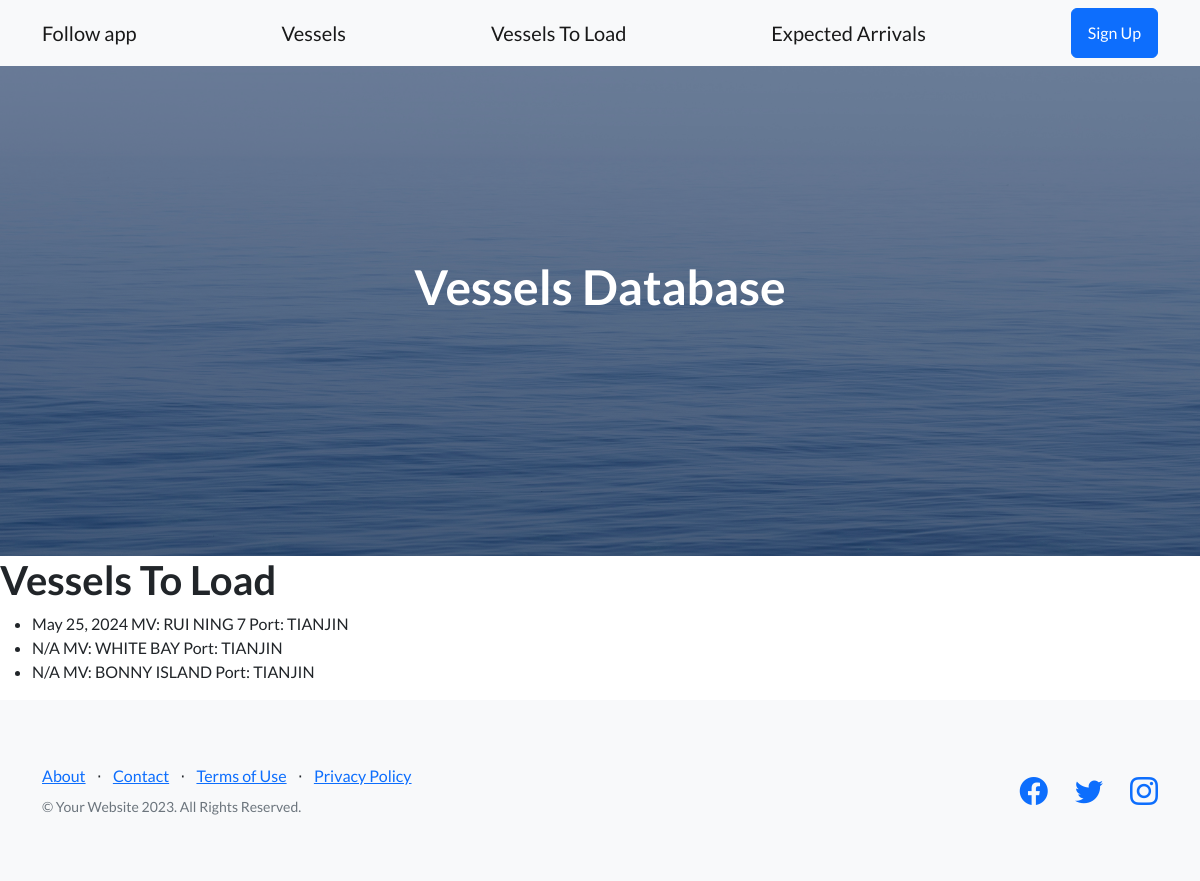
Page /vessel/vessels-to-load/ on the earlier database version.
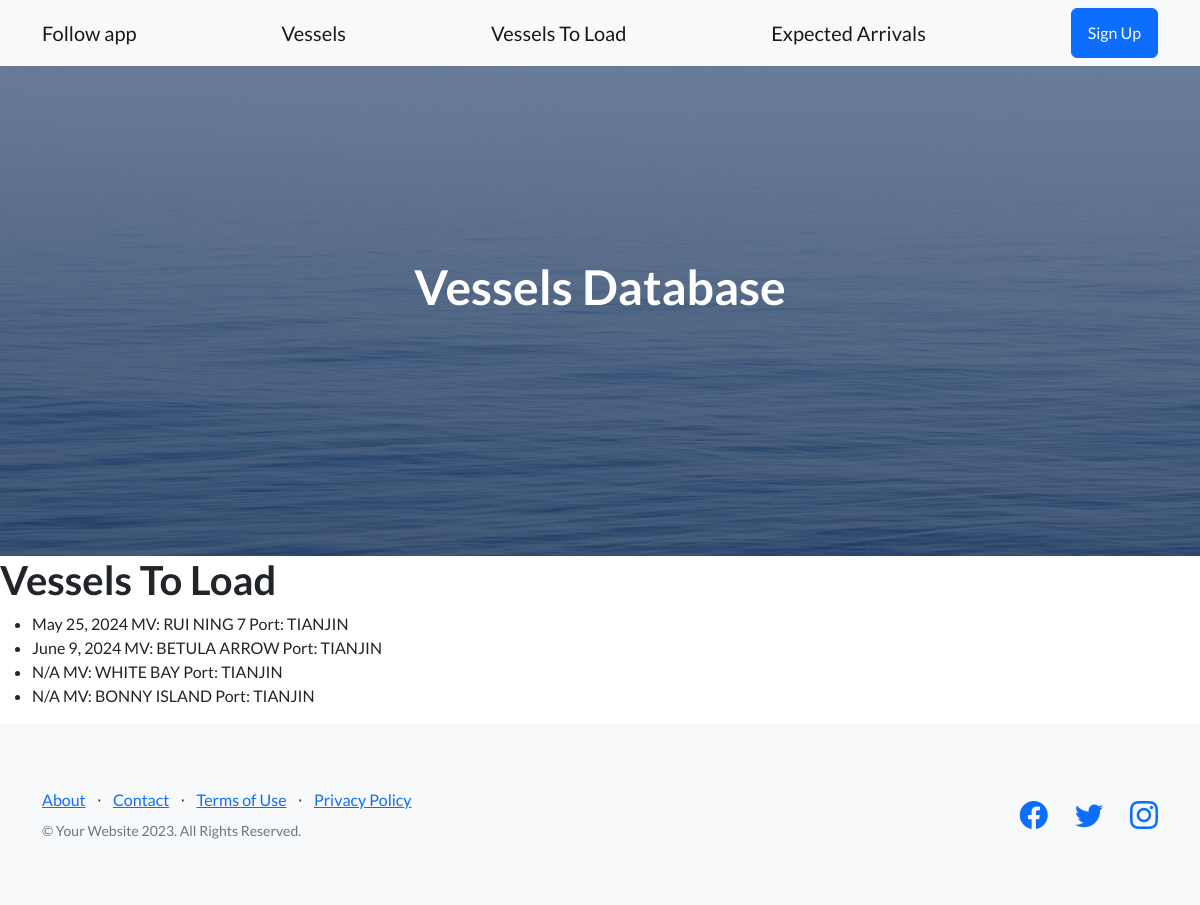
Same page on the later database version.
### Vessel/models.py (models this page shows, shortened)
class Vessel(models.Model):
    vessel_name = models.CharField(max_length=50)
    vessel_imo = models.IntegerField(blank=True, null=True)
    vessel_information = models.TextField(blank=True, null=True)
    vessel_schedule = models.TextField(blank=True, null=True)
    vessel_rotation = models.TextField(blank=True, null=True)
    loading_port = models.ManyToManyField(LoadingPort, blank=True)
    status_loading = models.BooleanField(blank=True, null=True)
    discharge_port = models.ManyToManyField(DischargePort, blank=True)
    status_loaded = models.BooleanField(blank=True, null=True)
    status_arrived = models.BooleanField(blank=True, null=True)
    all_docs_received = models.BooleanField(blank=True, null=True)
    all_dhl_received = models.BooleanField(blank=True, null=True)
    status_complete = models.BooleanField(blank=True, null=True)
    assigned_agent = models.ManyToManyField(VesselAgent, blank=True)
    transit_time = models.IntegerField(blank=True, null=True)
    vessel_created_at = models.DateTimeField(default=timezone.now, editable=False)
    def __str__(self):
        return self.vessel_name
    """
    def obtener_atributo(self, vessel_name):
        return getattr(self, vessel_name, None)
    """

class LoadingPort(models.Model):
    loading_port_name = models.CharField(max_length=50, blank=True, null=True)
    anchor_loading_port = models.DateField(blank=True, null=True)
    eta_loading_port = models.DateField(blank=True, null=True)
    etb_loading_port = models.DateField(blank=True, null=True)
    ata_loading_port = models.DateField(blank=True, null=True)
    atb_loading_port = models.DateField(blank=True, null=True)
    etd_loading_port = models.DateField(blank=True, null=True)
    atd_loading_port = models.DateField(blank=True, null=True)
    assigned_vessel_pol = models.ForeignKey('Vessel', null=True, blank=True, on_delete=models.CASCADE)

### Vessel/views.py (the view)
# urls.py: path('vessels-to-load/', vessels_to_load, name= 'vessels to load'),
def vessels_to_load (request):
    vesselsList = LoadingPort.objects.all()
    availableDates = []
    today = date.today()
    if vesselsList.exists():
        for i in vesselsList:
            if i.atd_loading_port:
                pass
            elif i.ata_loading_port:
                availableDates.append((i.ata_loading_port, i.assigned_vessel_pol, i.loading_port_name))
            elif i.atb_loading_port:
                availableDates.append((i.atb_loading_port, i.assigned_vessel_pol, i.loading_port_name))
            elif i.etb_loading_port:
                availableDates.append((i.etb_loading_port, i.assigned_vessel_pol, i.loading_port_name))
            elif i.eta_loading_port:
                availableDates.append((i.eta_loading_port, i.assigned_vessel_pol, i.loading_port_name))
            elif i.anchor_loading_port:
                availableDates.append((i.anchor_loading_port, i.assigned_vessel_pol, i.loading_port_name))
            else:
                availableDates.append(("N/A", i.assigned_vessel_pol, i.loading_port_name))
            availableDates = sorted(availableDates, key=lambda x: x[0] if isinstance(x[0], date) else date.max)
            filteredDates = [
            (date_loading_port, vessel_name, loading_port)
            for date_loading_port, vessel_name, loading_port in availableDates
             if (date_loading_port == "N/A") or (isinstance (date_loading_port, date) and (date_loading_port + timedelta(days=7)) >= today)
            ]
    return render(request, "vessels_to_load.html", {"vessels_to_load":filteredDates})

### Vessel/templates/vessels_to_load.html
{% extends 'father.html' %}
{% block contenidoQueCambia %}
<h1>Vessels To Load</h1>
<ul>
    {% for item in vessels_to_load %}
    <li>
        {{ item.0 }}
        MV: {{ item.1 }}
        Port: {{ item.2 }}
    </li>
{% endfor %}
</ul>
{% endblock contenidoQueCambia %}

Differences in the rows shown:
added Vessel: eta_loading_port "June 9, 2024", vessel_name "BETULA ARROW", loading_port_name "TIANJIN"
